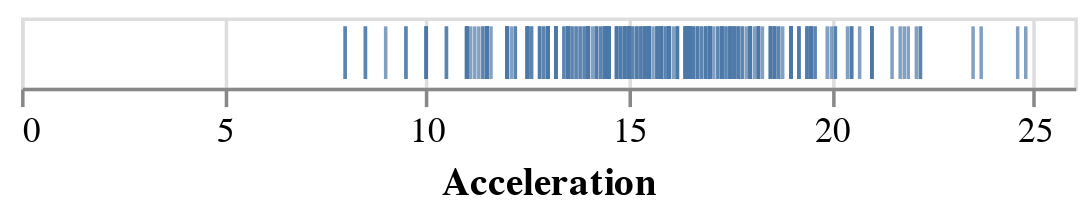

Source (notebook cell):
### Markdown cell above
There is another nice mark called `tick`:

### Code cell
alt.Chart(cars).mark_tick().encode(
    x='Acceleration',
)

### Figure 1 — Vega-Lite specification as saved in the notebook (floating-point values rounded to 4 significant figures; data arrays with more than 128 entries replaced by an {"elided": "..."} marker saying what was removed)
{"config": {"view": {"continuousWidth": 300, "continuousHeight": 300}}, "data": {"name": "data-583e73726c1545c56c203344161a975c"}, "mark": {"type": "tick"}, "encoding": {"x": {"field": "Acceleration", "type": "quantitative"}}, "$schema": "https://vega.github.io/schema/vega-lite/v5.17.0.json", "datasets": {"data-583e73726c1545c56c203344161a975c": {"elided": "406 records"}}}
